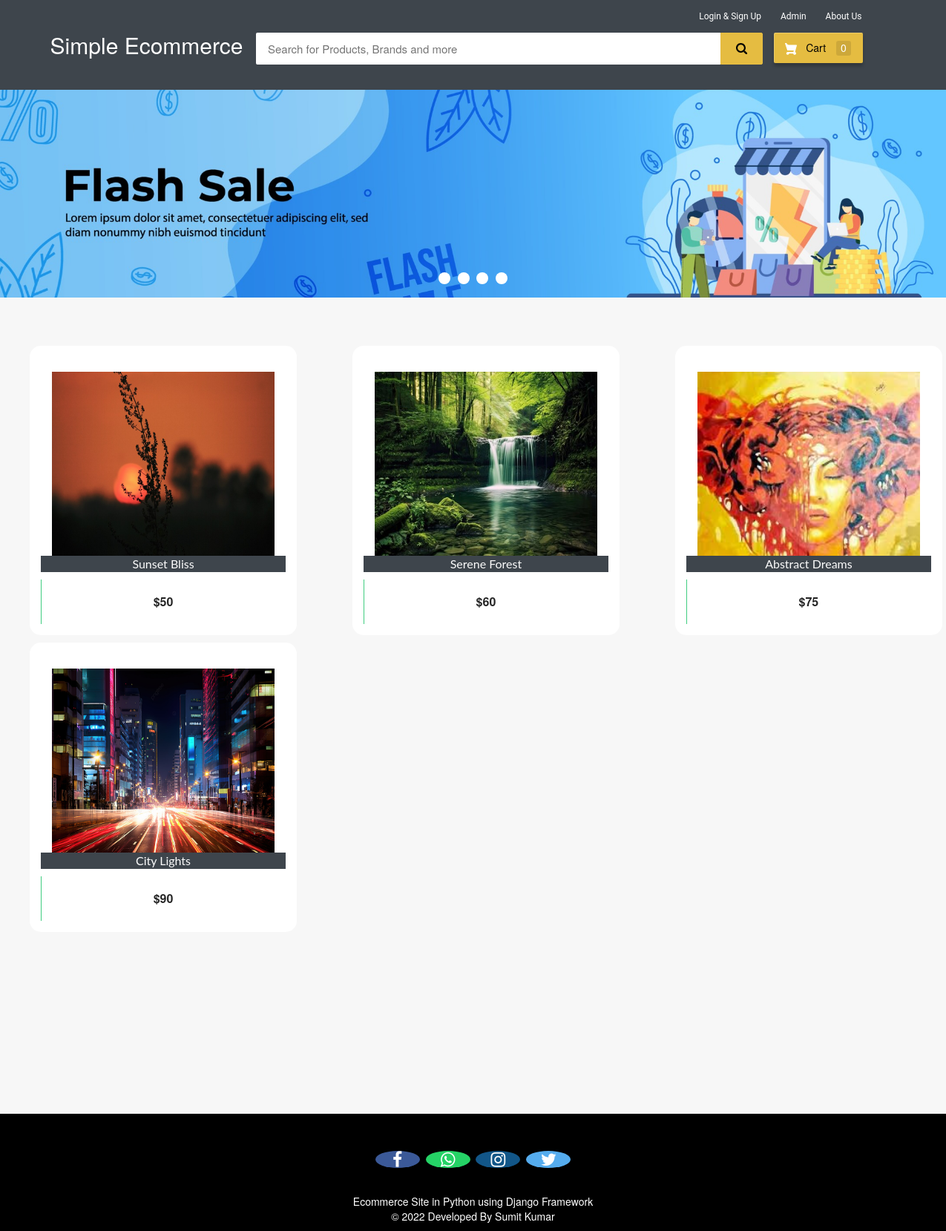
The page / on the database its author committed.
### ecom/models.py (models this page shows, shortened)
class Product(models.Model):
    name=models.CharField(max_length=40)
    product_image= models.ImageField(upload_to='product_image/',null=True,blank=True)
    price = models.PositiveIntegerField()
    description=models.CharField(max_length=40)

### ecom/views.py (the view)
# urls.py: path('',views.home_view,name=''),
def home_view(request):
    products=models.Product.objects.all()
    if 'product_ids' in request.COOKIES:
        product_ids = request.COOKIES['product_ids']
        counter=product_ids.split('|')
        product_count_in_cart=len(set(counter))
    else:
        product_count_in_cart=0
    if request.user.is_authenticated:
        return HttpResponseRedirect('afterlogin')
    return render(request,'ecom/index.html',{'products':products,'product_count_in_cart':product_count_in_cart})

### templates/ecom/index.html (shortened to what this page needs)
{% extends 'ecom/homebase.html' %}
{% load static %}
{% block content %}
<div class="row">
  <div class="col-md-12">
    <div class="slider-container">
      <div class="menu">
        <label for="slide-dot-1"></label>
        <label for="slide-dot-2"></label>
        <label for="slide-dot-3"></label>
        <label for="slide-dot-4"></label>
      </div>
        <div class="slide slide-1"></div>
    </div>
  </div>
</div>
{%if products%}
<br>
  <div class="row">
      {% for p in products %}
      <div class="column">
      <div class="container page-wrapper" style="width: 450px;">
        <div class="page-inner">
          <div class="row">
            <div class="el-wrapper">
              <div class="box-up">
                <img class="img" src="{% static p.product_image.url %}" alt="product pic" height="300px" width="300px">
                <div class="img-info">
                  <div class="info-inner">
                    <span style="background-color:#3e454c; color:fbfbfb;"class="p-company">{{p.name}}</span>
                  </div>
                </div>
              </div>
              <div class="box-down">
                <a class="cart" href="{% url 'add-to-cart' p.id  %}">
                  <span class="price">${{p.price}}</span>
                  <span class="add-to-cart">
                    <span class="txt"><i class="fa fa-shopping-cart"></i> Add To Cart</span>
                  </span>
                </a>
              </div>
            </div>
          </div>
        </div>
      </div>
      </div>
{% if forloop.counter|divisibleby:"3" %}
    </div>
    <div class="row">
          <br><br><br><br><br>
{% endif %}
  {% endfor %}
</div>
{%else%}
<h3 style="text-align:center; color:#3E454C;">No Search Found</h3>
{%endif%}
<br><br><br>
<br><br><br><br><br><br><br><br><br><br><br><br>
{% endblock content %}

### templates/ecom/homebase.html (style rules this page uses)
body { background-color: #f7f7f7; }
.menu { cursor: pointer }
.fa { font-size: 23px; width: 60px; text-align: center; text-decoration: none; margin: 5px 2px; border-radius: 50%; }

### rows shown on the page
Product: product_image (picture), name "Sunset Bliss", price "50"
Product: product_image (picture), name "Serene Forest", price "60"
Product: product_image (picture), name "Abstract Dreams", price "75"
Product: product_image (picture), name "City Lights", price "90"

### other values the page prints
{{ product_count_in_cart }} "0"
